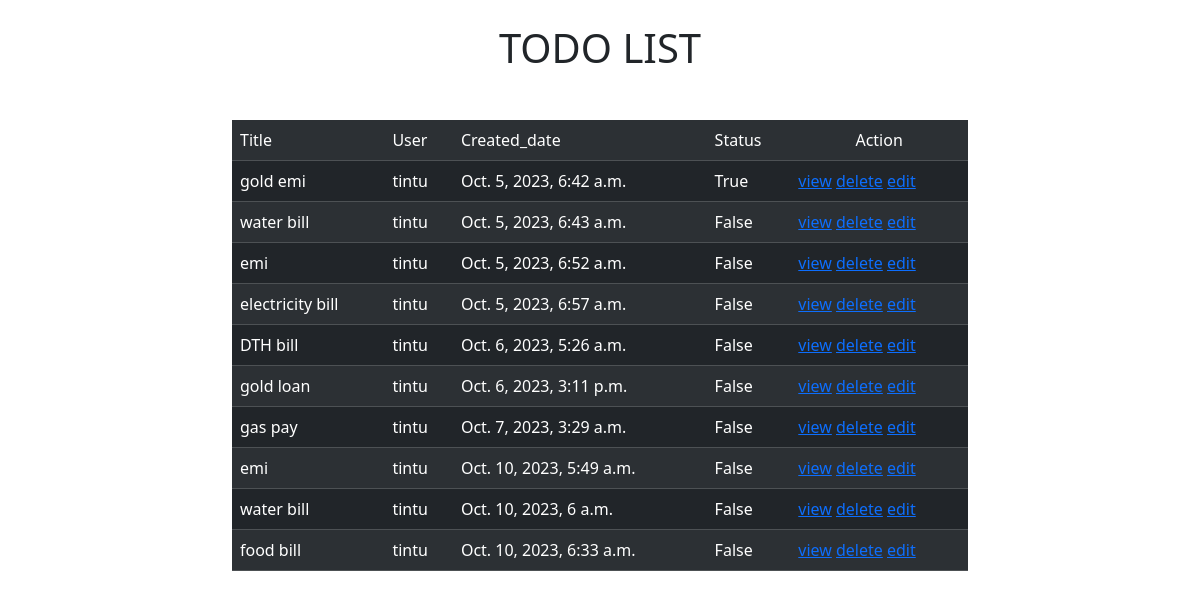
/all/ (signed in), run on the app's committed database.
### remainder/models.py (models this page shows, shortened)
class Todos(models.Model):
    title=models.CharField(max_length=200)
    created_date=models.DateTimeField(auto_now_add=True)
    status=models.BooleanField(default=False)
    user=models.ForeignKey(User,on_delete=models.CASCADE)

### remainder/views.py (the view)
# urls.py: path("all/",TodoListView.as_view(),name="list-todo"),
@method_decorator(signin_required,name="dispatch")
class TodoListView(ListView):
    template_name="remainder/todo_list.html"
    context_object_name="todos"
    model=Todos
    def get_queryset(self):
        qs=Todos.objects.filter(user=self.request.user)
        return qs

### remainder/views.py (called while the page is built)
def signin_required(fn):
    def wrapper(request,*args,**kwargs):
        if not request.user.is_authenticated:
            messages.error(request,"invalid session")
            return redirect("signin")
        else:
            return fn(request,*args,**kwargs)
    return wrapper

### remainder/templates/remainder/todo_list.html (shortened to what this page needs)
<!DOCTYPE html>
<html lang="en">
<head>
    <link href="https://cdn.jsdelivr.net/npm/bootstrap@5.3.2/dist/css/bootstrap.min.css" rel="stylesheet">
    <link rel="stylesheet" href="https://cdnjs.cloudflare.com/ajax/libs/font-awesome/6.4.2/css/all.min.css" />
</head>
<body>
    <h1 class="text-md-center mt-4">TODO LIST</h1>
    <div class="container">
        <div class="row mt-5">
            <div class="col-2"></div>
            <div class="col-8">
                <table class="table table-striped table-dark">
                    <tr>
                        <td>Title</td>
                        <td>User</td>
                        <td>Created_date</td>
                        <td>Status</td>
                        <td class="text-center">Action</td>
                    </tr>
                    {% for todo in todos %}
                    <tr>
                        <td>{{todo.title}}</td>
                        <td>{{todo.user}}</td>
                        <td>{{todo.created_date}}</td>
                        <td>{{todo.status}}</td>
                        <td class="px-2">
                            <a href="{%url 'view-todo' todo.id%}">view</a>
                            <a href="{%url 'remove-todo' todo.id%}">delete</a>
                            <a href="{%url 'change-todo' todo.id%}">edit</a>
                        </td>
                    </tr>
                    {% endfor %}
                </table>
            </div>
            <div class="col-2"></div>
        </div>
    </div>
</body>
</html>

### data on the page
Todos: title "gold emi", user "tintu", created_date "Oct. 5, 2023, 6:42 a.m.", status "True"
Todos: title "water bill", user "tintu", created_date "Oct. 5, 2023, 6:43 a.m.", status "False"
Todos: title "emi", user "tintu", created_date "Oct. 5, 2023, 6:52 a.m.", status "False"
Todos: title "electricity bill", user "tintu", created_date "Oct. 5, 2023, 6:57 a.m.", status "False"
Todos: title "DTH bill", user "tintu", created_date "Oct. 6, 2023, 5:26 a.m.", status "False"
Todos: title "gold loan", user "tintu", created_date "Oct. 6, 2023, 3:11 p.m.", status "False"
Todos: title "gas pay", user "tintu", created_date "Oct. 7, 2023, 3:29 a.m.", status "False"
Todos: title "emi", user "tintu", created_date "Oct. 10, 2023, 5:49 a.m.", status "False"
Todos: title "water bill", user "tintu", created_date "Oct. 10, 2023, 6 a.m.", status "False"
Todos: title "food bill", user "tintu", created_date "Oct. 10, 2023, 6:33 a.m.", status "False"
